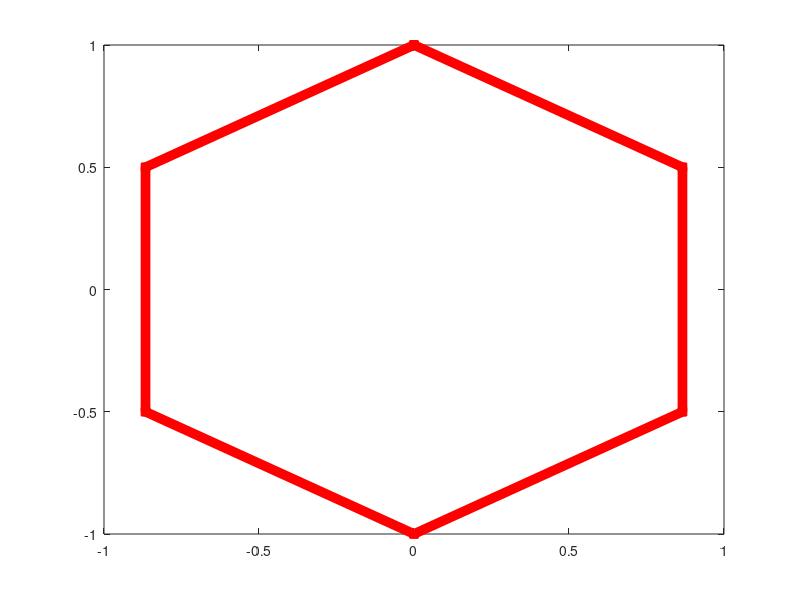

MATLAB code for this plot:
%Sesion 1 ejercicio 4%
%RDibujar un hexagono%

p1=[0;1]; %Vector columna para poder multiplicar%

alfa=pi/3;
%Matriz de rotacion%
rotacion=[cos(alfa) sin(alfa); -sin(alfa) cos(alfa)];

p2=rotacion*p1;
p3=rotacion*p2;
p4=rotacion*p3;
p5=rotacion*p4;
p6=rotacion*p5;

x=[p1(1) p2(1) p3(1) p4(1) p5(1) p6(1) p1(1)];
y=[p1(2) p2(2) p3(2) p4(2) p5(2) p6(2) p1(2)];

plot(x,y,'r+-','LineWidth',7);  